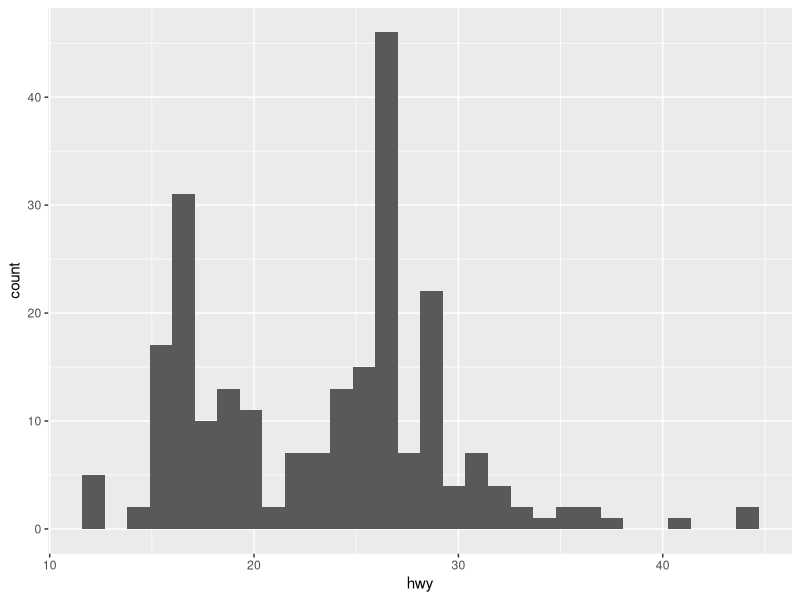
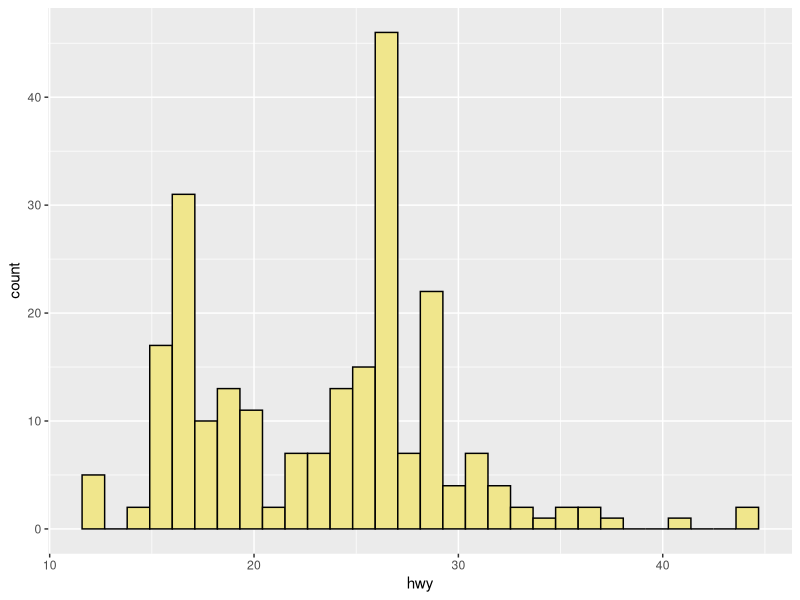
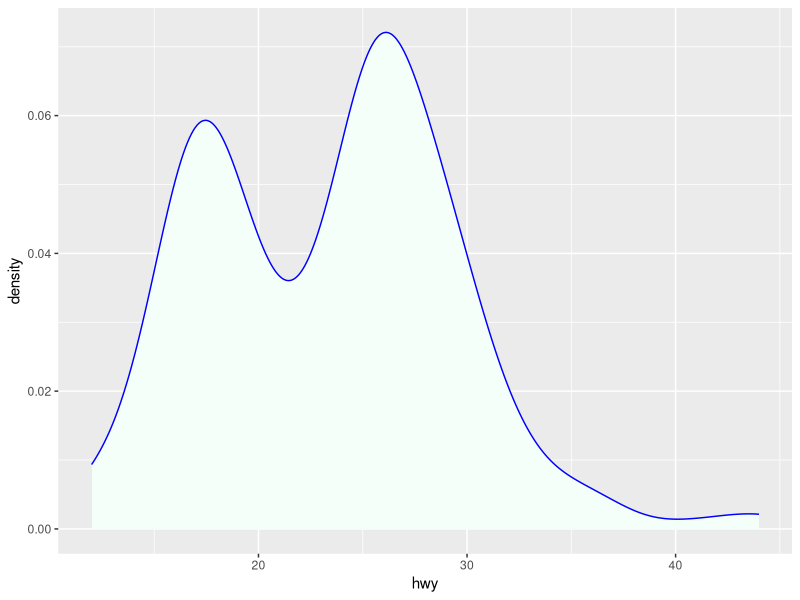
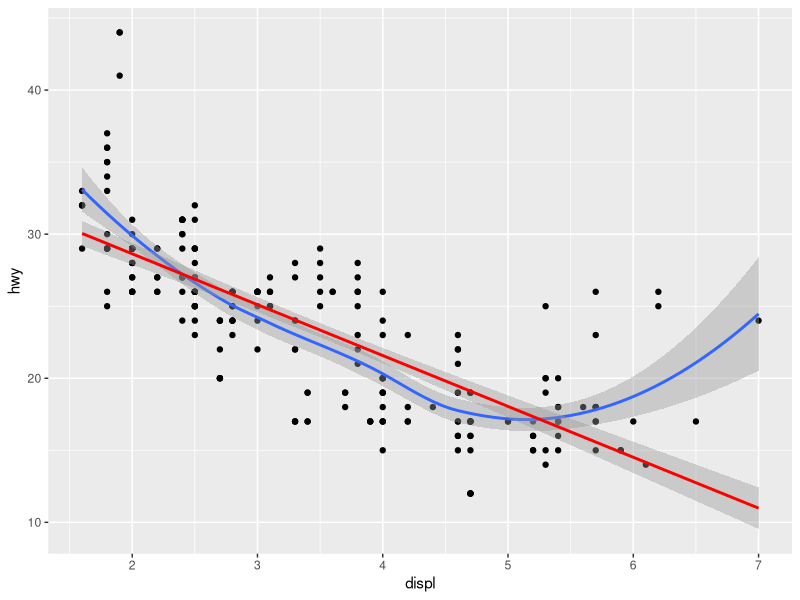
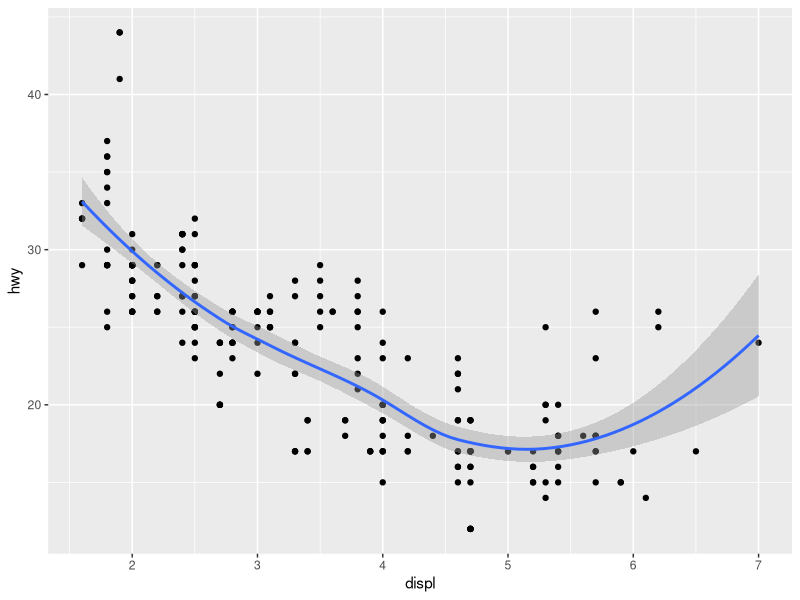
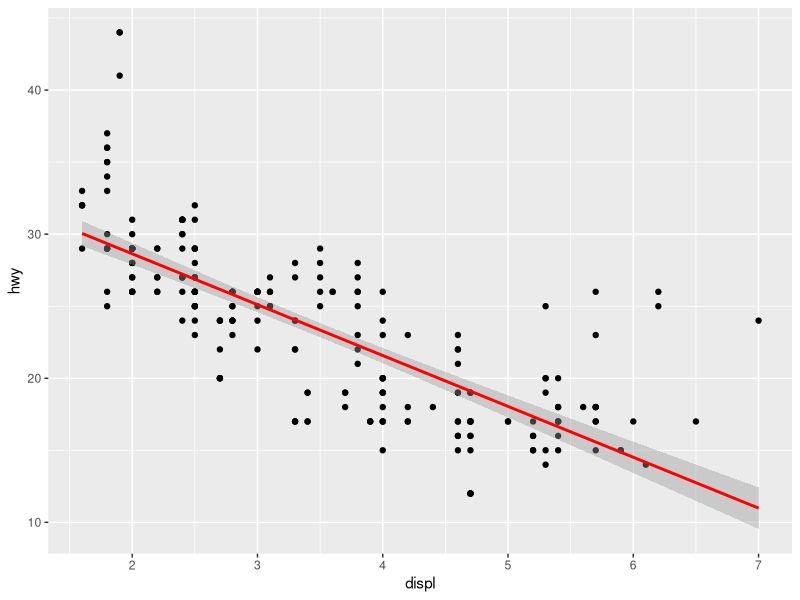
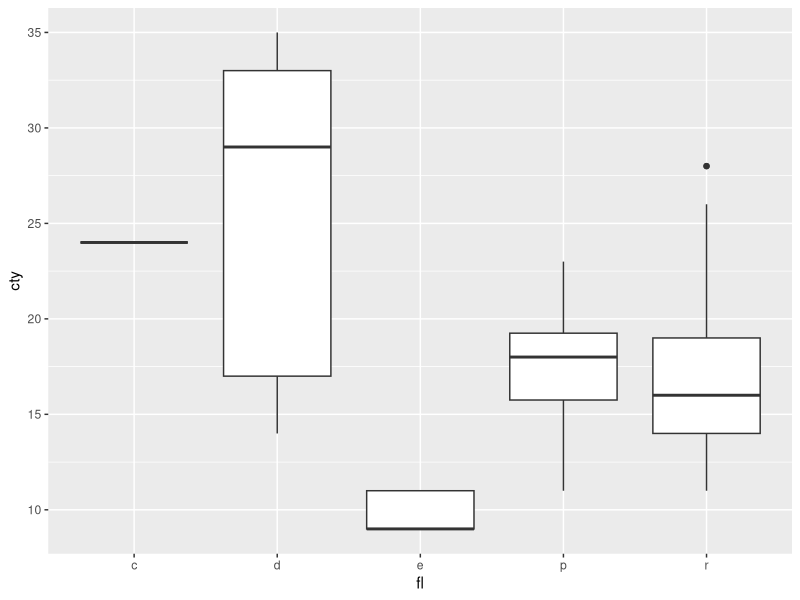
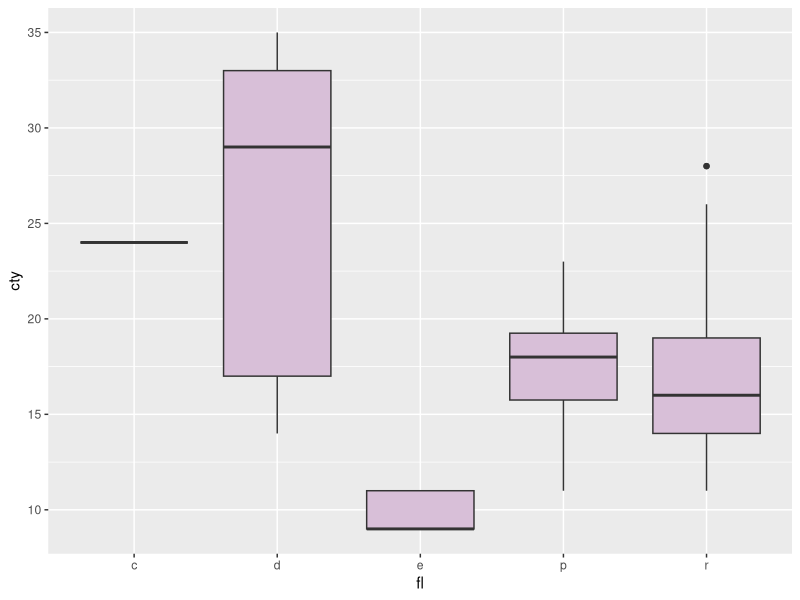

Write the R code that produced these figures, in order. (Note: this script raises an error after producing the figures.)
#ggplot graphics

# command shift c to comment things out


#p1 <- ggplot(data= <DATA>) +
#  aes(<MAPPINGS>) +
#  <GEOM_FUNCTION>(aes(<MAPPINGS>),
#                  stat=<STAT>,
#                  position=<POSITION>) +
#  <COORDINATE_FUNCTION> +
#  <FACET_FUNCTION>

#  print(p1)
#ggsave(plot=p1,
#      filename="MyPlot",
#      width=5,
#       height=3,
#       units="in",
#       device="pdf")

library(ggplot2)
library(ggthemes)
library(patchwork)

d <- mpg # use built in mpg data frame
str(d)
table(d$fl)

# basic histogram plots
ggplot(data=d) +
  aes(x=hwy) +    #this graph is dealing with only 1 variable
  geom_histogram()
                  #light grey background diagnoses it as a ggplot, want to move away
                  #from that so it looks more professional

ggplot(data=d) +
  aes(x=hwy) +
  geom_histogram(fill="khaki",color="black")

# basic density plot
ggplot(data=d) +
  aes(x=hwy) +
  geom_density(fill="mintcream",color="blue")

# basic scatter plot
ggplot(data=d) +
  aes(x=displ,y=hwy) +
  geom_point() +
  geom_smooth() +
  geom_smooth(method="lm",col="red")
# add a smoother, maybe should not use these plots, curve fits using local points BUT its arbitrary
#better to fit a statistical model
ggplot(data=d) +
  aes(x=displ,y=hwy) +
  geom_point() +
  geom_smooth()

# add a linear regression line
ggplot(data=d) +
  aes(x=displ,y=hwy) +
  geom_point() +
  geom_smooth(method = "lm",col="red")

# basic boxplot
ggplot(data=d) +
  aes(x=fl, y=cty) +
  geom_boxplot()
# basic boxplot with fill color
ggplot(data=d) +
  aes(x=fl, y=cty) +
  geom_boxplot(fill="thistle")

# basic barplot (long format)

ggplot(data=d) +
  aes(x=fl) +
  geom_bar(fill="thistle",color="black")

# bar plot with specified counts or meansw
x_treatment <- c("Control","Low","High")
y_response <- c(12,2.5,22.9)
summary_data <- data.frame(x_treatment,y_response)

ggplot(data=summary_data) +
  aes(x=x_treatment,y=y_response) +
  geom_col(fill=c("grey50","goldenrod","goldenrod"),col="black")
      #the fill is a little bit different here

#want to do continuous functions???
# basic curves and functions
my_vec <- seq(1,100,by=0.1)

# plot simple mathematical functions
d_frame <- data.frame(x=my_vec,y=sin(my_vec)) #basically a simple function at the same time as the df
ggplot(data=d_frame) +
  aes(x=x,y=y) +
  geom_line()

# plot probability functions
d_frame <- data.frame(x=my_vec,y=dgamma(my_vec,shape=5, scale=3))
ggplot(data=d_frame) +
  aes(x=x,y=y) +
  geom_line()

# plot user-defined functions
my_fun <- function(x) sin(x) + 0.1*x
d_frame <- data.frame(x=my_vec,y=my_fun(my_vec))
ggplot(data=d_frame) +
  aes(x=x,y=y) +
  geom_line()


#graph with all the defaults --> looks unprofessional, basic graph no changes
p1 <- ggplot(data=d, mapping=aes(x=displ,y=cty)) + geom_point()
print(p1)
p1 + theme_classic() # no grid lines
p1 + theme_linedraw() # black frame
p1 + theme_dark() # good for brightly colored points
p1 + theme_base() # mimics base R
p1 + theme_par() # matches current par settings in base
p1 + theme_void() # shows data only
p1 + theme_solarized() # good for web pages
p1 + theme_economist() # many specialized themes
p1 + theme_grey() # ggplots default theme
# use theme parameters to modify font and font size
p1 + theme_classic(base_size=40,base_family="serif")
# defaults: theme_grey, base_size=16,base_family="Helvetica")
# font families (Mac): Times, Ariel, Monaco, Courier, Helvetica, serif,sans

# use coordinate_flip to invert entire plot
p2 <- ggplot(data=d, mapping=aes(x=fl,fill=fl)) + geom_bar()
print(p2)
p2 + coord_flip() + theme_grey(base_size=20,base_family="sans")

geom_point(size=7,shape=21,color="black",fill="steelblue") +
  labs(title="My graph title here",
       subtitle="An extended subtitle that will print below the main title",
       x="My x axis label",
       y="My y axis label") +
  xlim(0,4) + ylim(0,20)
print(p1)







